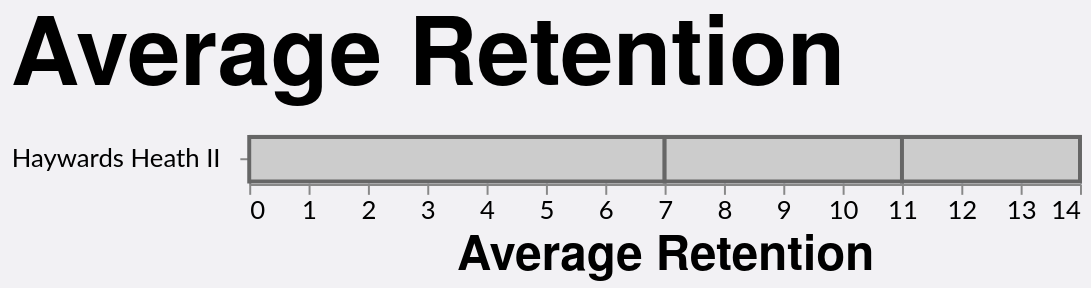

Describe this chart as a Vega-Lite specification.
### Vega-Lite specification from a JSON file in a GitHub repository (floating-point values rounded to 4 significant figures)
{"config": {"axis": {"labelFont": "Lato, sans-serif", "titleFont": "PT Sans Narrow, Helvetica Neue, Helvetica, Arial, sans-serif", "labelFontSize": 13, "titleFontSize": 24, "gridColor": "#202947", "gridOpacity": 0.2}, "header": {"labelFont": "PT Sans Narrow, Helvetica Neue, Helvetica, Arial, sans-serif", "titleFont": "PT Sans Narrow, Helvetica Neue, Helvetica, Arial, sans-serif", "labelFontSize": 24, "titleFontSize": 28, "labelFontWeight": "bold", "orient": "left"}, "legend": {"labelFont": "Lato, sans-serif", "titleFont": "PT Sans Narrow, Helvetica Neue, Helvetica, Arial, sans-serif", "labelFontSize": 14, "titleFontSize": 16, "titlePadding": 5, "fillColor": "white", "strokeColor": "black", "padding": 10, "titleFontWeight": "lighter", "titleFontStyle": "italic", "titleColor": "gray", "offset": 10}, "title": {"font": "PT Sans Narrow, Helvetica Neue, Helvetica, Arial, sans-serif", "fontSize": 48, "fontWeight": "bold", "anchor": "start", "align": "center", "titlePadding": 20, "subtitlePadding": 10, "subtitleFontSize": 13, "subtitleColor": "", "subtitleFontStyle": "italic", "offset": 15, "color": "black"}, "axisX": {"labelAngle": 0}, "facet": {"title": null, "header": null, "align": {"row": "each", "column": "each"}}, "resolve": {"scale": {"y": "independent", "facet": "independent"}}, "background": "#f2f1f4"}, "data": {"name": "data-93f2aacd063ac03f537a1eb0e33a2719"}, "mark": {"type": "bar", "strokeWidth": 2}, "encoding": {"color": {"field": "Color1", "legend": null, "scale": null, "type": "nominal"}, "stroke": {"field": "Color2", "legend": null, "scale": null, "type": "nominal"}, "tooltip": [{"field": "Team", "type": "nominal"}, {"field": "Season", "type": "nominal"}, {"field": "Unit", "type": "nominal"}, {"field": "Average Retention", "format": ".2f", "type": "quantitative"}], "x": {"field": "Average Retention", "title": "Average Retention", "type": "quantitative"}, "y": {"axis": {"labelLimit": 200, "labelPadding": 10}, "field": "Team", "sort": "-x", "title": null, "type": "nominal"}}, "height": {"step": 25}, "title": "Average Retention", "width": 420, "$schema": "https://vega.github.io/schema/vega-lite/v5.20.1.json", "datasets": {"data-93f2aacd063ac03f537a1eb0e33a2719": [{"Season": "2025-2026", "Team": "Haywards Heath II", "Color1": "#cccccc", "Color2": "#666666", "Unit": "Total", "Average Retention": 7.0}, {"Season": "2025-2026", "Team": "Haywards Heath II", "Color1": "#cccccc", "Color2": "#666666", "Unit": "Forwards", "Average Retention": 4.0}, {"Season": "2025-2026", "Team": "Haywards Heath II", "Color1": "#cccccc", "Color2": "#666666", "Unit": "Backs", "Average Retention": 3.0}]}}
